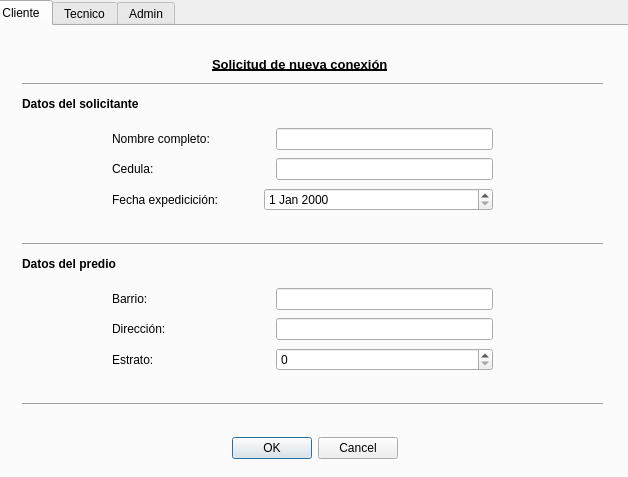
<?xml version="1.0" encoding="UTF-8"?>
<ui version="4.0">
 <class>MainWindow</class>
 <widget class="QMainWindow" name="MainWindow">
  <property name="geometry">
   <rect>
    <x>0</x>
    <y>0</y>
    <width>628</width>
    <height>477</height>
   </rect>
  </property>
  <property name="windowTitle">
   <string>EDEQ</string>
  </property>
  <widget class="QWidget" name="centralwidget">
   <widget class="QTabWidget" name="tabWidget">
    <property name="geometry">
     <rect>
      <x>-10</x>
      <y>0</y>
      <width>651</width>
      <height>481</height>
     </rect>
    </property>
    <property name="toolTip">
     <string>&lt;html&gt;&lt;head/&gt;&lt;body&gt;&lt;p&gt;&lt;br/&gt;&lt;/p&gt;&lt;/body&gt;&lt;/html&gt;</string>
    </property>
    <property name="currentIndex">
     <number>0</number>
    </property>
    <widget class="QWidget" name="Cliente">
     <property name="whatsThis">
      <string>&lt;html&gt;&lt;head/&gt;&lt;body&gt;&lt;p&gt;Solicitud&lt;/p&gt;&lt;/body&gt;&lt;/html&gt;</string>
     </property>
     <attribute name="title">
      <string>Cliente</string>
     </attribute>
     <widget class="QStackedWidget" name="stackedWidget">
      <property name="geometry">
       <rect>
        <x>10</x>
        <y>10</y>
        <width>621</width>
        <height>431</height>
       </rect>
      </property>
      <property name="frameShape">
       <enum>QFrame::Shape::NoFrame</enum>
      </property>
      <property name="lineWidth">
       <number>5</number>
      </property>
      <property name="midLineWidth">
       <number>3</number>
      </property>
      <property name="currentIndex">
       <number>0</number>
      </property>
      <widget class="QWidget" name="widget">
       <widget class="QWidget" name="verticalLayoutWidget">
        <property name="geometry">
         <rect>
          <x>110</x>
          <y>90</y>
          <width>381</width>
          <height>87</height>
         </rect>
        </property>
        <layout class="QVBoxLayout" name="verticalLayout_9">
         <item>
          <layout class="QHBoxLayout" name="horizontalLayout_25">
           <item>
            <widget class="QLabel" name="label_22">
             <property name="sizePolicy">
              <sizepolicy hsizetype="Fixed" vsizetype="Preferred">
               <horstretch>0</horstretch>
               <verstretch>0</verstretch>
              </sizepolicy>
             </property>
             <property name="minimumSize">
              <size>
               <width>118</width>
               <height>0</height>
              </size>
             </property>
             <property name="text">
              <string>Nombre completo:</string>
             </property>
            </widget>
           </item>
           <item>
            <spacer name="horizontalSpacer_25">
             <property name="orientation">
              <enum>Qt::Orientation::Horizontal</enum>
             </property>
             <property name="sizeType">
              <enum>QSizePolicy::Policy::Fixed</enum>
             </property>
             <property name="sizeHint" stdset="0">
              <size>
               <width>40</width>
               <height>20</height>
              </size>
             </property>
            </spacer>
           </item>
           <item>
            <widget class="QLineEdit" name="lineEdit_17"/>
           </item>
          </layout>
         </item>
         <item>
          <layout class="QHBoxLayout" name="horizontalLayout_26">
           <item>
            <widget class="QLabel" name="label_23">
             <property name="sizePolicy">
              <sizepolicy hsizetype="Fixed" vsizetype="Preferred">
               <horstretch>0</horstretch>
               <verstretch>0</verstretch>
              </sizepolicy>
             </property>
             <property name="minimumSize">
              <size>
               <width>118</width>
               <height>0</height>
              </size>
             </property>
             <property name="text">
              <string>Cedula:</string>
             </property>
            </widget>
           </item>
           <item>
            <spacer name="horizontalSpacer_26">
             <property name="orientation">
              <enum>Qt::Orientation::Horizontal</enum>
             </property>
             <property name="sizeType">
              <enum>QSizePolicy::Policy::Fixed</enum>
             </property>
             <property name="sizeHint" stdset="0">
              <size>
               <width>40</width>
               <height>20</height>
              </size>
             </property>
            </spacer>
           </item>
           <item>
            <widget class="QLineEdit" name="lineEdit_18"/>
           </item>
          </layout>
         </item>
         <item>
          <layout class="QHBoxLayout" name="horizontalLayout_27">
           <item>
            <widget class="QLabel" name="label_24">
             <property name="sizePolicy">
              <sizepolicy hsizetype="Fixed" vsizetype="Preferred">
               <horstretch>0</horstretch>
               <verstretch>0</verstretch>
              </sizepolicy>
             </property>
             <property name="minimumSize">
              <size>
               <width>100</width>
               <height>0</height>
              </size>
             </property>
             <property name="text">
              <string>Fecha expedicición:</string>
             </property>
            </widget>
           </item>
           <item>
            <spacer name="horizontalSpacer_27">
             <property name="orientation">
              <enum>Qt::Orientation::Horizontal</enum>
             </property>
             <property name="sizeType">
              <enum>QSizePolicy::Policy::Fixed</enum>
             </property>
             <property name="sizeHint" stdset="0">
              <size>
               <width>40</width>
               <height>20</height>
              </size>
             </property>
            </spacer>
           </item>
           <item>
            <widget class="QDateEdit" name="dateEdit_5"/>
           </item>
          </layout>
         </item>
        </layout>
       </widget>
       <widget class="QDialogButtonBox" name="buttonBox">
        <property name="geometry">
         <rect>
          <x>230</x>
          <y>400</y>
          <width>166</width>
          <height>24</height>
         </rect>
        </property>
        <property name="standardButtons">
         <set>QDialogButtonBox::StandardButton::Cancel|QDialogButtonBox::StandardButton::Ok</set>
        </property>
       </widget>
       <widget class="Line" name="line">
        <property name="geometry">
         <rect>
          <x>20</x>
          <y>40</y>
          <width>581</width>
          <height>16</height>
         </rect>
        </property>
        <property name="orientation">
         <enum>Qt::Orientation::Horizontal</enum>
        </property>
       </widget>
       <widget class="Line" name="line_2">
        <property name="geometry">
         <rect>
          <x>20</x>
          <y>200</y>
          <width>581</width>
          <height>16</height>
         </rect>
        </property>
        <property name="orientation">
         <enum>Qt::Orientation::Horizontal</enum>
        </property>
       </widget>
       <widget class="QWidget" name="verticalLayoutWidget_2">
        <property name="geometry">
         <rect>
          <x>110</x>
          <y>250</y>
          <width>381</width>
          <height>87</height>
         </rect>
        </property>
        <layout class="QVBoxLayout" name="verticalLayout_10">
         <item>
          <layout class="QHBoxLayout" name="horizontalLayout_28">
           <item>
            <widget class="QLabel" name="label_25">
             <property name="sizePolicy">
              <sizepolicy hsizetype="Fixed" vsizetype="Preferred">
               <horstretch>0</horstretch>
               <verstretch>0</verstretch>
              </sizepolicy>
             </property>
             <property name="minimumSize">
              <size>
               <width>118</width>
               <height>0</height>
              </size>
             </property>
             <property name="text">
              <string>Barrio:</string>
             </property>
            </widget>
           </item>
           <item>
            <spacer name="horizontalSpacer_28">
             <property name="orientation">
              <enum>Qt::Orientation::Horizontal</enum>
             </property>
             <property name="sizeType">
              <enum>QSizePolicy::Policy::Fixed</enum>
             </property>
             <property name="sizeHint" stdset="0">
              <size>
               <width>40</width>
               <height>20</height>
              </size>
             </property>
            </spacer>
           </item>
           <item>
            <widget class="QLineEdit" name="lineEdit_19"/>
           </item>
          </layout>
         </item>
         <item>
          <layout class="QHBoxLayout" name="horizontalLayout_29">
           <item>
            <widget class="QLabel" name="label_26">
             <property name="sizePolicy">
              <sizepolicy hsizetype="Fixed" vsizetype="Preferred">
               <horstretch>0</horstretch>
               <verstretch>0</verstretch>
              </sizepolicy>
             </property>
             <property name="minimumSize">
              <size>
               <width>118</width>
               <height>0</height>
              </size>
             </property>
             <property name="text">
              <string>Dirección:</string>
             </property>
            </widget>
           </item>
           <item>
            <spacer name="horizontalSpacer_29">
             <property name="orientation">
              <enum>Qt::Orientation::Horizontal</enum>
             </property>
             <property name="sizeType">
              <enum>QSizePolicy::Policy::Fixed</enum>
             </property>
             <property name="sizeHint" stdset="0">
              <size>
               <width>40</width>
               <height>20</height>
              </size>
             </property>
            </spacer>
           </item>
           <item>
            <widget class="QLineEdit" name="lineEdit_20"/>
           </item>
          </layout>
         </item>
         <item>
          <layout class="QHBoxLayout" name="horizontalLayout_30">
           <item>
            <widget class="QLabel" name="label_27">
             <property name="sizePolicy">
              <sizepolicy hsizetype="Fixed" vsizetype="Preferred">
               <horstretch>0</horstretch>
               <verstretch>0</verstretch>
              </sizepolicy>
             </property>
             <property name="minimumSize">
              <size>
               <width>118</width>
               <height>0</height>
              </size>
             </property>
             <property name="text">
              <string>Estrato:</string>
             </property>
            </widget>
           </item>
           <item>
            <spacer name="horizontalSpacer_30">
             <property name="orientation">
              <enum>Qt::Orientation::Horizontal</enum>
             </property>
             <property name="sizeType">
              <enum>QSizePolicy::Policy::Fixed</enum>
             </property>
             <property name="sizeHint" stdset="0">
              <size>
               <width>40</width>
               <height>20</height>
              </size>
             </property>
            </spacer>
           </item>
           <item>
            <widget class="QSpinBox" name="spinBox_5"/>
           </item>
          </layout>
         </item>
        </layout>
       </widget>
       <widget class="Line" name="line_3">
        <property name="geometry">
         <rect>
          <x>20</x>
          <y>360</y>
          <width>581</width>
          <height>16</height>
         </rect>
        </property>
        <property name="orientation">
         <enum>Qt::Orientation::Horizontal</enum>
        </property>
       </widget>
       <widget class="QLabel" name="label_28">
        <property name="geometry">
         <rect>
          <x>20</x>
          <y>60</y>
          <width>131</width>
          <height>16</height>
         </rect>
        </property>
        <property name="font">
         <font>
          <family>Liberation Sans</family>
          <bold>true</bold>
         </font>
        </property>
        <property name="text">
         <string>Datos del solicitante</string>
        </property>
       </widget>
       <widget class="QLabel" name="label_29">
        <property name="geometry">
         <rect>
          <x>210</x>
          <y>20</y>
          <width>221</width>
          <height>16</height>
         </rect>
        </property>
        <property name="font">
         <font>
          <pointsize>10</pointsize>
          <italic>false</italic>
          <bold>true</bold>
          <underline>true</underline>
          <strikeout>false</strikeout>
          <kerning>true</kerning>
         </font>
        </property>
        <property name="text">
         <string>Solicitud de nueva conexión</string>
        </property>
       </widget>
       <widget class="QLabel" name="label_30">
        <property name="geometry">
         <rect>
          <x>20</x>
          <y>220</y>
          <width>131</width>
          <height>16</height>
         </rect>
        </property>
        <property name="font">
         <font>
          <family>Liberation Sans</family>
          <bold>true</bold>
         </font>
        </property>
        <property name="text">
         <string>Datos del predio</string>
        </property>
       </widget>
      </widget>
      <widget class="QWidget" name="page_6">
       <widget class="QLabel" name="label_46">
        <property name="geometry">
         <rect>
          <x>180</x>
          <y>20</y>
          <width>261</width>
          <height>16</height>
         </rect>
        </property>
        <property name="font">
         <font>
          <pointsize>10</pointsize>
          <italic>false</italic>
          <bold>true</bold>
          <underline>true</underline>
          <strikeout>false</strikeout>
          <kerning>true</kerning>
         </font>
        </property>
        <property name="text">
         <string>Contrato de prestación de servicios</string>
        </property>
       </widget>
       <widget class="Line" name="line_9">
        <property name="geometry">
         <rect>
          <x>20</x>
          <y>40</y>
          <width>581</width>
          <height>16</height>
         </rect>
        </property>
        <property name="orientation">
         <enum>Qt::Orientation::Horizontal</enum>
        </property>
       </widget>
       <widget class="QGroupBox" name="groupBox_2">
        <property name="geometry">
         <rect>
          <x>60</x>
          <y>90</y>
          <width>501</width>
          <height>101</height>
         </rect>
        </property>
        <property name="title">
         <string>Resumen</string>
        </property>
        <widget class="QLabel" name="label">
         <property name="geometry">
          <rect>
           <x>170</x>
           <y>30</y>
           <width>161</width>
           <height>16</height>
          </rect>
         </property>
         <property name="font">
          <font>
           <family>Liberation Mono</family>
          </font>
         </property>
         <property name="text">
          <string>[ Nombre del titular ]</string>
         </property>
        </widget>
        <widget class="QLabel" name="label_2">
         <property name="geometry">
          <rect>
           <x>170</x>
           <y>50</y>
           <width>161</width>
           <height>16</height>
          </rect>
         </property>
         <property name="font">
          <font>
           <family>Liberation Mono</family>
          </font>
         </property>
         <property name="text">
          <string>[ Cedula del titular ]</string>
         </property>
        </widget>
        <widget class="QLabel" name="label_3">
         <property name="geometry">
          <rect>
           <x>160</x>
           <y>70</y>
           <width>181</width>
           <height>16</height>
          </rect>
         </property>
         <property name="font">
          <font>
           <family>Liberation Mono</family>
          </font>
         </property>
         <property name="text">
          <string>[ Dirección del predio ]</string>
         </property>
        </widget>
       </widget>
       <widget class="QRadioButton" name="radioButton_3">
        <property name="geometry">
         <rect>
          <x>60</x>
          <y>290</y>
          <width>99</width>
          <height>20</height>
         </rect>
        </property>
        <property name="text">
         <string>Aceptar</string>
        </property>
       </widget>
       <widget class="QLabel" name="label_4">
        <property name="geometry">
         <rect>
          <x>60</x>
          <y>220</y>
          <width>441</width>
          <height>16</height>
         </rect>
        </property>
        <property name="text">
         <string>¿Aceptas las condiciones de prestación del servicio de energia de EDEQ?</string>
        </property>
       </widget>
       <widget class="QLabel" name="label_5">
        <property name="geometry">
         <rect>
          <x>60</x>
          <y>240</y>
          <width>441</width>
          <height>16</height>
         </rect>
        </property>
        <property name="text">
         <string>Revisalos </string>
        </property>
       </widget>
       <widget class="QLabel" name="label_6">
        <property name="geometry">
         <rect>
          <x>120</x>
          <y>240</y>
          <width>31</width>
          <height>16</height>
         </rect>
        </property>
        <property name="font">
         <font>
          <bold>true</bold>
          <underline>true</underline>
         </font>
        </property>
        <property name="cursor">
         <cursorShape>PointingHandCursor</cursorShape>
        </property>
        <property name="text">
         <string>aquí</string>
        </property>
       </widget>
       <widget class="QRadioButton" name="radioButton_4">
        <property name="geometry">
         <rect>
          <x>150</x>
          <y>290</y>
          <width>99</width>
          <height>20</height>
         </rect>
        </property>
        <property name="text">
         <string>Rechazar</string>
        </property>
       </widget>
       <widget class="QDialogButtonBox" name="buttonBox_2">
        <property name="geometry">
         <rect>
          <x>240</x>
          <y>370</y>
          <width>166</width>
          <height>24</height>
         </rect>
        </property>
        <property name="standardButtons">
         <set>QDialogButtonBox::StandardButton::Cancel|QDialogButtonBox::StandardButton::Ok</set>
        </property>
       </widget>
      </widget>
      <widget class="QWidget" name="page">
       <widget class="Line" name="line_10">
        <property name="geometry">
         <rect>
          <x>20</x>
          <y>40</y>
          <width>581</width>
          <height>16</height>
         </rect>
        </property>
        <property name="orientation">
         <enum>Qt::Orientation::Horizontal</enum>
        </property>
       </widget>
       <widget class="QLabel" name="label_47">
        <property name="geometry">
         <rect>
          <x>220</x>
          <y>20</y>
          <width>151</width>
          <height>16</height>
         </rect>
        </property>
        <property name="font">
         <font>
          <pointsize>10</pointsize>
          <italic>false</italic>
          <bold>true</bold>
          <underline>true</underline>
          <strikeout>false</strikeout>
          <kerning>true</kerning>
         </font>
        </property>
        <property name="text">
         <string>Factura de conexión</string>
        </property>
       </widget>
       <widget class="QLabel" name="label_7">
        <property name="geometry">
         <rect>
          <x>60</x>
          <y>80</y>
          <width>121</width>
          <height>16</height>
         </rect>
        </property>
        <property name="text">
         <string>Numero de factura:</string>
        </property>
       </widget>
       <widget class="QLabel" name="label_8">
        <property name="geometry">
         <rect>
          <x>190</x>
          <y>80</y>
          <width>81</width>
          <height>21</height>
         </rect>
        </property>
        <property name="font">
         <font>
          <family>Liberation Mono</family>
         </font>
        </property>
        <property name="text">
         <string>#00000000</string>
        </property>
       </widget>
       <widget class="QGroupBox" name="groupBox_3">
        <property name="geometry">
         <rect>
          <x>60</x>
          <y>110</y>
          <width>271</width>
          <height>161</height>
         </rect>
        </property>
        <property name="title">
         <string>Conceptos de cobro</string>
        </property>
       </widget>
       <widget class="QLabel" name="label_9">
        <property name="geometry">
         <rect>
          <x>400</x>
          <y>80</y>
          <width>91</width>
          <height>16</height>
         </rect>
        </property>
        <property name="text">
         <string>Total a pagar:</string>
        </property>
       </widget>
       <widget class="QLabel" name="label_10">
        <property name="geometry">
         <rect>
          <x>490</x>
          <y>80</y>
          <width>81</width>
          <height>21</height>
         </rect>
        </property>
        <property name="font">
         <font>
          <family>Liberation Mono</family>
         </font>
        </property>
        <property name="text">
         <string>$00000000</string>
        </property>
       </widget>
       <widget class="Line" name="line_11">
        <property name="geometry">
         <rect>
          <x>30</x>
          <y>290</y>
          <width>571</width>
          <height>16</height>
         </rect>
        </property>
        <property name="orientation">
         <enum>Qt::Orientation::Horizontal</enum>
        </property>
       </widget>
       <widget class="QLabel" name="label_21">
        <property name="geometry">
         <rect>
          <x>400</x>
          <y>120</y>
          <width>91</width>
          <height>16</height>
         </rect>
        </property>
        <property name="text">
         <string>Estado:</string>
        </property>
       </widget>
       <widget class="QLabel" name="label_59">
        <property name="geometry">
         <rect>
          <x>450</x>
          <y>120</y>
          <width>81</width>
          <height>21</height>
         </rect>
        </property>
        <property name="font">
         <font>
          <family>Liberation Mono</family>
         </font>
        </property>
        <property name="styleSheet">
         <string notr="true">color: rgb(246, 97, 81);</string>
        </property>
        <property name="text">
         <string>NO PAGADO</string>
        </property>
       </widget>
       <widget class="QPushButton" name="pushButton_3">
        <property name="geometry">
         <rect>
          <x>440</x>
          <y>210</y>
          <width>111</width>
          <height>22</height>
         </rect>
        </property>
        <property name="text">
         <string>Pagar online</string>
        </property>
       </widget>
       <widget class="QDialogButtonBox" name="buttonBox_5">
        <property name="geometry">
         <rect>
          <x>240</x>
          <y>390</y>
          <width>166</width>
          <height>24</height>
         </rect>
        </property>
        <property name="standardButtons">
         <set>QDialogButtonBox::StandardButton::Cancel|QDialogButtonBox::StandardButton::Ok</set>
        </property>
       </widget>
       <widget class="Line" name="line_18">
        <property name="geometry">
         <rect>
          <x>360</x>
          <y>80</y>
          <width>16</width>
          <height>191</height>
         </rect>
        </property>
        <property name="orientation">
         <enum>Qt::Orientation::Vertical</enum>
        </property>
       </widget>
       <widget class="QPushButton" name="pushButton_4">
        <property name="geometry">
         <rect>
          <x>440</x>
          <y>180</y>
          <width>111</width>
          <height>22</height>
         </rect>
        </property>
        <property name="text">
         <string>Imprimir factura</string>
        </property>
       </widget>
      </widget>
     </widget>
    </widget>
    <widget class="QWidget" name="Tecnico">
     <attribute name="title">
      <string>Tecnico</string>
     </attribute>
     <widget class="QLabel" name="label_31">
      <property name="geometry">
       <rect>
        <x>30</x>
        <y>60</y>
        <width>131</width>
        <height>16</height>
       </rect>
      </property>
      <property name="font">
       <font>
        <family>Liberation Sans</family>
        <bold>true</bold>
       </font>
      </property>
      <property name="text">
       <string>Datos necesarios</string>
      </property>
     </widget>
     <widget class="QLabel" name="label_32">
      <property name="geometry">
       <rect>
        <x>210</x>
        <y>20</y>
        <width>221</width>
        <height>16</height>
       </rect>
      </property>
      <property name="font">
       <font>
        <pointsize>10</pointsize>
        <italic>false</italic>
        <bold>true</bold>
        <underline>true</underline>
        <strikeout>false</strikeout>
        <kerning>true</kerning>
       </font>
      </property>
      <property name="text">
       <string>Informe viabilidad tecnica</string>
      </property>
     </widget>
     <widget class="Line" name="line_4">
      <property name="geometry">
       <rect>
        <x>30</x>
        <y>40</y>
        <width>581</width>
        <height>16</height>
       </rect>
      </property>
      <property name="orientation">
       <enum>Qt::Orientation::Horizontal</enum>
      </property>
     </widget>
     <widget class="QWidget" name="verticalLayoutWidget_3">
      <property name="geometry">
       <rect>
        <x>120</x>
        <y>90</y>
        <width>381</width>
        <height>91</height>
       </rect>
      </property>
      <layout class="QVBoxLayout" name="verticalLayout_11">
       <item>
        <layout class="QHBoxLayout" name="horizontalLayout_31">
         <item>
          <widget class="QLabel" name="label_33">
           <property name="sizePolicy">
            <sizepolicy hsizetype="Fixed" vsizetype="Preferred">
             <horstretch>0</horstretch>
             <verstretch>0</verstretch>
            </sizepolicy>
           </property>
           <property name="minimumSize">
            <size>
             <width>118</width>
             <height>0</height>
            </size>
           </property>
           <property name="text">
            <string>Cliente:</string>
           </property>
          </widget>
         </item>
         <item>
          <spacer name="horizontalSpacer_31">
           <property name="orientation">
            <enum>Qt::Orientation::Horizontal</enum>
           </property>
           <property name="sizeType">
            <enum>QSizePolicy::Policy::Fixed</enum>
           </property>
           <property name="sizeHint" stdset="0">
            <size>
             <width>40</width>
             <height>20</height>
            </size>
           </property>
          </spacer>
         </item>
         <item>
          <widget class="QComboBox" name="comboBox"/>
         </item>
        </layout>
       </item>
       <item>
        <layout class="QHBoxLayout" name="horizontalLayout_32">
         <item>
          <widget class="QLabel" name="label_34">
           <property name="sizePolicy">
            <sizepolicy hsizetype="Fixed" vsizetype="Preferred">
             <horstretch>0</horstretch>
             <verstretch>0</verstretch>
            </sizepolicy>
           </property>
           <property name="minimumSize">
            <size>
             <width>118</width>
             <height>0</height>
            </size>
           </property>
           <property name="text">
            <string>ID tecnico:</string>
           </property>
          </widget>
         </item>
         <item>
          <spacer name="horizontalSpacer_32">
           <property name="orientation">
            <enum>Qt::Orientation::Horizontal</enum>
           </property>
           <property name="sizeType">
            <enum>QSizePolicy::Policy::Fixed</enum>
           </property>
           <property name="sizeHint" stdset="0">
            <size>
             <width>40</width>
             <height>20</height>
            </size>
           </property>
          </spacer>
         </item>
         <item>
          <widget class="QLabel" name="label_36">
           <property name="font">
            <font>
             <family>Liberation Mono</family>
            </font>
           </property>
           <property name="text">
            <string>tec123</string>
           </property>
          </widget>
         </item>
        </layout>
       </item>
       <item>
        <layout class="QHBoxLayout" name="horizontalLayout_33">
         <item>
          <widget class="QLabel" name="label_35">
           <property name="sizePolicy">
            <sizepolicy hsizetype="Fixed" vsizetype="Preferred">
             <horstretch>0</horstretch>
             <verstretch>0</verstretch>
            </sizepolicy>
           </property>
           <property name="minimumSize">
            <size>
             <width>118</width>
             <height>0</height>
            </size>
           </property>
           <property name="text">
            <string>Nombre tecnico:</string>
           </property>
          </widget>
         </item>
         <item>
          <spacer name="horizontalSpacer_33">
           <property name="orientation">
            <enum>Qt::Orientation::Horizontal</enum>
           </property>
           <property name="sizeType">
            <enum>QSizePolicy::Policy::Fixed</enum>
           </property>
           <property name="sizeHint" stdset="0">
            <size>
             <width>40</width>
             <height>20</height>
            </size>
           </property>
          </spacer>
         </item>
         <item>
          <widget class="QLabel" name="label_37">
           <property name="font">
            <font>
             <family>Liberation Mono</family>
            </font>
           </property>
           <property name="text">
            <string>Marco Antonio Solis</string>
           </property>
          </widget>
         </item>
        </layout>
       </item>
      </layout>
     </widget>
     <widget class="QLabel" name="label_38">
      <property name="geometry">
       <rect>
        <x>30</x>
        <y>220</y>
        <width>131</width>
        <height>16</height>
       </rect>
      </property>
      <property name="font">
       <font>
        <family>Liberation Sans</family>
        <bold>true</bold>
       </font>
      </property>
      <property name="text">
       <string>Resumen inspección</string>
      </property>
     </widget>
     <widget class="QPlainTextEdit" name="plainTextEdit">
      <property name="geometry">
       <rect>
        <x>50</x>
        <y>250</y>
        <width>541</width>
        <height>91</height>
       </rect>
      </property>
     </widget>
     <widget class="QLabel" name="label_39">
      <property name="geometry">
       <rect>
        <x>30</x>
        <y>380</y>
        <width>131</width>
        <height>16</height>
       </rect>
      </property>
      <property name="font">
       <font>
        <family>Liberation Sans</family>
        <bold>true</bold>
       </font>
      </property>
      <property name="text">
       <string>Conclusión:</string>
      </property>
     </widget>
     <widget class="QWidget" name="horizontalLayoutWidget">
      <property name="geometry">
       <rect>
        <x>150</x>
        <y>400</y>
        <width>206</width>
        <height>31</height>
       </rect>
      </property>
      <layout class="QHBoxLayout" name="horizontalLayout_34">
       <item>
        <widget class="QRadioButton" name="radioButton">
         <property name="text">
          <string>Viable</string>
         </property>
        </widget>
       </item>
       <item>
        <widget class="QRadioButton" name="radioButton_2">
         <property name="text">
          <string>Inviable</string>
         </property>
        </widget>
       </item>
      </layout>
     </widget>
     <widget class="QPushButton" name="pushButton">
      <property name="geometry">
       <rect>
        <x>380</x>
        <y>400</y>
        <width>111</width>
        <height>31</height>
       </rect>
      </property>
      <property name="text">
       <string>Guardar</string>
      </property>
     </widget>
     <widget class="Line" name="line_5">
      <property name="geometry">
       <rect>
        <x>30</x>
        <y>200</y>
        <width>581</width>
        <height>16</height>
       </rect>
      </property>
      <property name="orientation">
       <enum>Qt::Orientation::Horizontal</enum>
      </property>
     </widget>
     <widget class="Line" name="line_6">
      <property name="geometry">
       <rect>
        <x>30</x>
        <y>360</y>
        <width>581</width>
        <height>16</height>
       </rect>
      </property>
      <property name="orientation">
       <enum>Qt::Orientation::Horizontal</enum>
      </property>
     </widget>
    </widget>
    <widget class="QWidget" name="Admin">
     <attribute name="title">
      <string>Admin</string>
     </attribute>
     <widget class="QLabel" name="label_40">
      <property name="geometry">
       <rect>
        <x>30</x>
        <y>60</y>
        <width>131</width>
        <height>16</height>
       </rect>
      </property>
      <property name="font">
       <font>
        <family>Liberation Sans</family>
        <bold>true</bold>
       </font>
      </property>
      <property name="text">
       <string>Lista de solicitudes</string>
      </property>
     </widget>
     <widget class="Line" name="line_7">
      <property name="geometry">
       <rect>
        <x>30</x>
        <y>40</y>
        <width>581</width>
        <height>16</height>
       </rect>
      </property>
      <property name="orientation">
       <enum>Qt::Orientation::Horizontal</enum>
      </property>
     </widget>
     <widget class="QLabel" name="label_41">
      <property name="geometry">
       <rect>
        <x>250</x>
        <y>20</y>
        <width>121</width>
        <height>16</height>
       </rect>
      </property>
      <property name="font">
       <font>
        <pointsize>10</pointsize>
        <italic>false</italic>
        <bold>true</bold>
        <underline>true</underline>
        <strikeout>false</strikeout>
        <kerning>true</kerning>
       </font>
      </property>
      <property name="text">
       <string>Administración</string>
      </property>
     </widget>
     <widget class="QTableWidget" name="tableWidget">
      <property name="geometry">
       <rect>
        <x>30</x>
        <y>90</y>
        <width>401</width>
        <height>192</height>
       </rect>
      </property>
      <column>
       <property name="text">
        <string>idSolicitud</string>
       </property>
      </column>
      <column>
       <property name="text">
        <string>cliente</string>
       </property>
      </column>
      <column>
       <property name="text">
        <string>fecha</string>
       </property>
      </column>
      <column>
       <property name="text">
        <string>estado</string>
       </property>
      </column>
     </widget>
     <widget class="QLabel" name="label_42">
      <property name="geometry">
       <rect>
        <x>30</x>
        <y>320</y>
        <width>131</width>
        <height>16</height>
       </rect>
      </property>
      <property name="font">
       <font>
        <family>Liberation Sans</family>
        <bold>true</bold>
       </font>
      </property>
      <property name="text">
       <string>Asginar tecnico</string>
      </property>
     </widget>
     <widget class="Line" name="line_8">
      <property name="geometry">
       <rect>
        <x>30</x>
        <y>300</y>
        <width>581</width>
        <height>16</height>
       </rect>
      </property>
      <property name="orientation">
       <enum>Qt::Orientation::Horizontal</enum>
      </property>
     </widget>
     <widget class="QWidget" name="layoutWidget">
      <property name="geometry">
       <rect>
        <x>80</x>
        <y>360</y>
        <width>301</width>
        <height>24</height>
       </rect>
      </property>
      <layout class="QHBoxLayout" name="horizontalLayout_35">
       <item>
        <widget class="QLabel" name="label_43">
         <property name="sizePolicy">
          <sizepolicy hsizetype="Fixed" vsizetype="Preferred">
           <horstretch>0</horstretch>
           <verstretch>0</verstretch>
          </sizepolicy>
         </property>
         <property name="minimumSize">
          <size>
           <width>118</width>
           <height>0</height>
          </size>
         </property>
         <property name="text">
          <string>Solicitud:</string>
         </property>
        </widget>
       </item>
       <item>
        <spacer name="horizontalSpacer_34">
         <property name="orientation">
          <enum>Qt::Orientation::Horizontal</enum>
         </property>
         <property name="sizeType">
          <enum>QSizePolicy::Policy::Fixed</enum>
         </property>
         <property name="sizeHint" stdset="0">
          <size>
           <width>40</width>
           <height>20</height>
          </size>
         </property>
        </spacer>
       </item>
       <item>
        <widget class="QComboBox" name="comboBox_3"/>
       </item>
      </layout>
     </widget>
     <widget class="QWidget" name="layoutWidget_2">
      <property name="geometry">
       <rect>
        <x>80</x>
        <y>390</y>
        <width>301</width>
        <height>24</height>
       </rect>
      </property>
      <layout class="QHBoxLayout" name="horizontalLayout_36">
       <item>
        <widget class="QLabel" name="label_44">
         <property name="sizePolicy">
          <sizepolicy hsizetype="Fixed" vsizetype="Preferred">
           <horstretch>0</horstretch>
           <verstretch>0</verstretch>
          </sizepolicy>
         </property>
         <property name="minimumSize">
          <size>
           <width>118</width>
           <height>0</height>
          </size>
         </property>
         <property name="text">
          <string>Tecnico:</string>
         </property>
        </widget>
       </item>
       <item>
        <spacer name="horizontalSpacer_35">
         <property name="orientation">
          <enum>Qt::Orientation::Horizontal</enum>
         </property>
         <property name="sizeType">
          <enum>QSizePolicy::Policy::Fixed</enum>
         </property>
         <property name="sizeHint" stdset="0">
          <size>
           <width>40</width>
           <height>20</height>
          </size>
         </property>
        </spacer>
       </item>
       <item>
        <widget class="QComboBox" name="comboBox_4"/>
       </item>
      </layout>
     </widget>
     <widget class="QGroupBox" name="groupBox">
      <property name="geometry">
       <rect>
        <x>450</x>
        <y>90</y>
        <width>161</width>
        <height>191</height>
       </rect>
      </property>
      <property name="title">
       <string>Eliminar solicitud</string>
      </property>
      <widget class="QCommandLinkButton" name="commandLinkButton">
       <property name="geometry">
        <rect>
         <x>30</x>
         <y>120</y>
         <width>101</width>
         <height>41</height>
        </rect>
       </property>
       <property name="text">
        <string>Eliminar</string>
       </property>
      </widget>
      <widget class="QLabel" name="label_45">
       <property name="geometry">
        <rect>
         <x>20</x>
         <y>40</y>
         <width>71</width>
         <height>16</height>
        </rect>
       </property>
       <property name="text">
        <string>Id Solicitud</string>
       </property>
      </widget>
      <widget class="QLineEdit" name="lineEdit_21">
       <property name="geometry">
        <rect>
         <x>20</x>
         <y>60</y>
         <width>113</width>
         <height>22</height>
        </rect>
       </property>
      </widget>
     </widget>
     <widget class="QPushButton" name="pushButton_2">
      <property name="geometry">
       <rect>
        <x>430</x>
        <y>370</y>
        <width>80</width>
        <height>22</height>
       </rect>
      </property>
      <property name="text">
       <string>Asignar</string>
      </property>
     </widget>
    </widget>
   </widget>
  </widget>
 </widget>
 <resources/>
 <connections/>
</ui>
